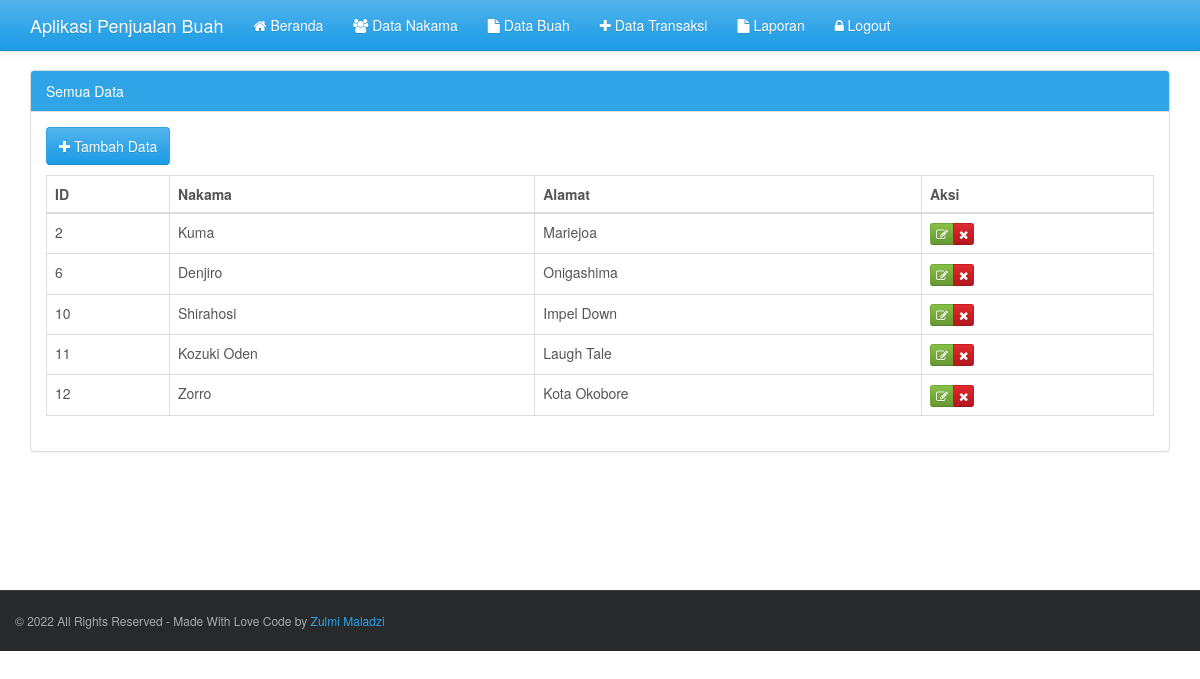
/nakama.php, run on the app's committed database.
### tables this page shows
CREATE TABLE `nakama` (
  `id_nakama` int(11) NOT NULL,
  `nakama` varchar(35) NOT NULL,
  `alamat` varchar(100) NOT NULL
);

### nakama.php (the view, shortened to what this page needs)
<?php
include("config.php");
?>
<!DOCTYPE html>
<html>
	<head>
		<?php include("include/css.php"); ?>
	</head>
	<body>
		<header>
			<?php include("include/header.php"); ?>
		</header>
		<div class='container' style='margin-top:70px'>
			<div class='row' style='min-height:520px'>
				<div class='col-md-12'>
					<div class='panel panel-primary'>
						<div class='panel-heading'>Semua Data </div>
						<div class='panel-body'>
							<a class='btn btn-primary' href='add_nakama.php'><i class='fa fa-plus'></i> Tambah Data </a>
							<p>
							<table class="table table-hover table-bordered">
							  <thead>
								<tr>
								  <th>ID </th>
								  <th>Nakama</th>
								  <th>Alamat </th>
								  <th>Aksi</th>
								</tr>
							  </thead>
							  <tbody>
								<?php
									$sqlquery = "SELECT * FROM nakama";
									if ($result = mysqli_query($koneksi, $sqlquery)) {
										while ($row = mysqli_fetch_assoc($result)) {
								?>
								<tr>
								<td><?php echo $row["id_nakama"];?></td>
								<td><?php echo $row["nakama"];?></td>
								<td><?php echo $row["alamat"];?></td>
								<td>
								<div class="btn-group">
								   <a href="edit_nakama.php?id_nakama=<?php echo $row["id_nakama"];?>" class="btn btn-xs btn-success" title='Edit'> <i class="fa fa-edit"></i> </a>
								  <a onclick="return confirm('Anda yakin ingin menghapus data tersebut?');" href="aksi_nakama.php?act=delete&id_nakama=<?php echo $row["id_nakama"];?>" class="btn btn-xs btn-danger"> <i class="fa fa-remove" title='Hapus'></i> </a>
								</div>
								</td>
								</tr>
								<?php
										}
									}
									?>
							  </tbody>
							</table>
						</div>
					</div>
				</div>
			</div>
		</div>
		<?php include("include/footer.php"); ?>
	</body>
</html>

### data on the page
nakama: id_nakama "2", nakama "Kuma", alamat "Mariejoa"
nakama: id_nakama "6", nakama "Denjiro", alamat "Onigashima"
nakama: id_nakama "10", nakama "Shirahosi", alamat "Impel Down"
nakama: id_nakama "11", nakama "Kozuki Oden", alamat "Laugh Tale"
nakama: id_nakama "12", nakama "Zorro", alamat "Kota Okobore"
